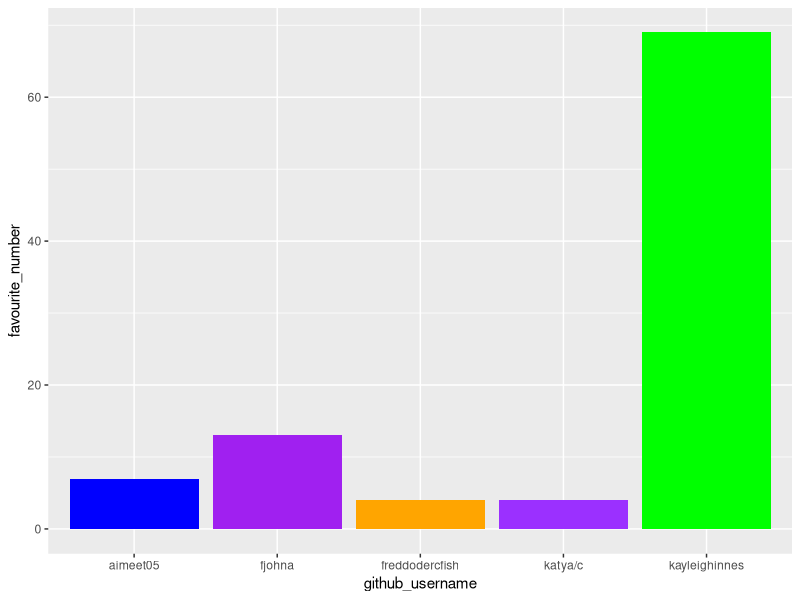
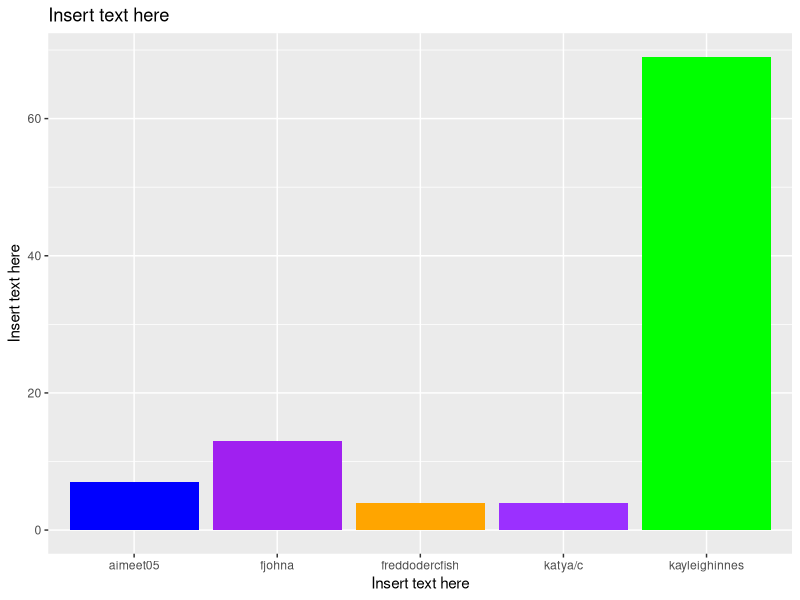
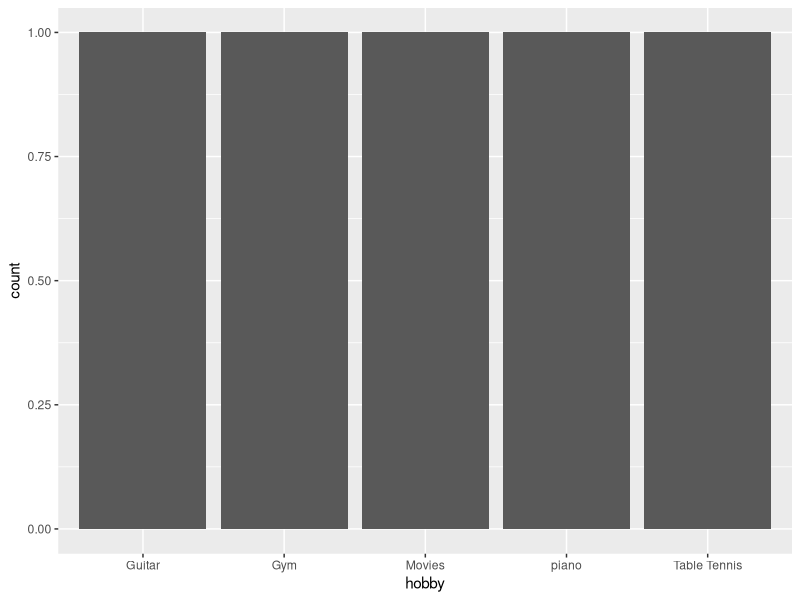

These charts were generated, in order, by the following R code:
## ---- chunk 1
library(tidyverse) 
## ---- chunk 2
team_data <- tibble(
  name = c("Katya Cheltsova", "Aimee Tumblety", "Kayleigh Innes", 
           "Freddie Elson", "Felix Ainsley"),
  github_username = c("katya/c", "aimeet05", "kayleighinnes", 
                      "freddodercfish", "fjohna"), 
  colour = c("purple1", "blue", "green", 
             "orange", "purple"),
  hobby = c("piano", "Guitar", "Movies", 
            "Gym", "Table Tennis"),
  favourite_number = c(4, 7, 69, 4, 13)
  )

team_data
## ---- chunk 3
p1 <- ggplot(data = team_data, 
             mapping = aes(x = github_username, 
                           y = favourite_number,
                           fill = colour), 
             ) +
   geom_col() +
   scale_fill_identity()
p1
## ---- chunk 4
p1 + labs(x = "Insert text here", 
          y = "Insert text here",
          title = "Insert text here")
## ---- chunk 5
p2 <- ggplot(team_data, aes(x = hobby)) +
  geom_bar()
p2
